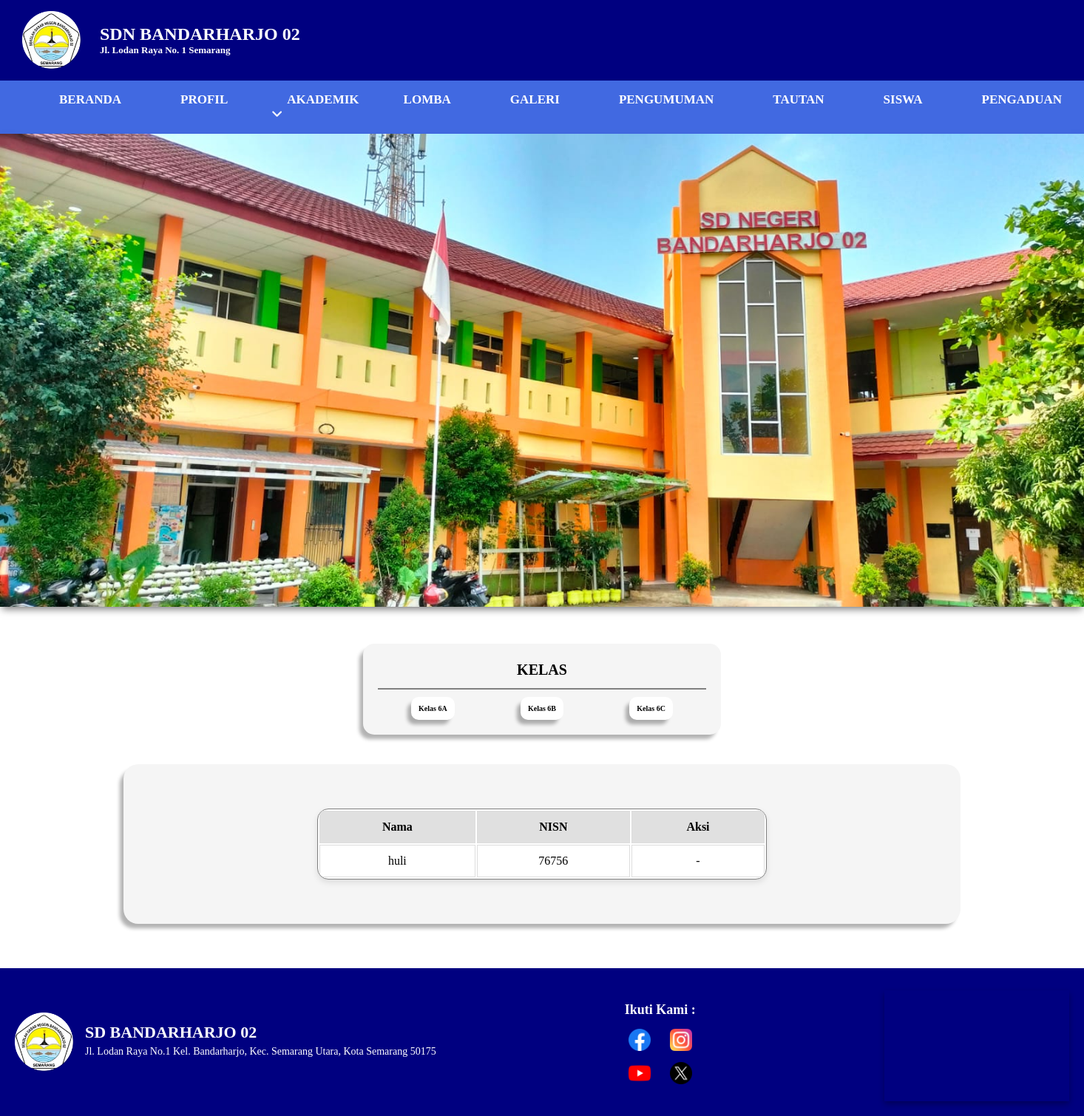
Before: /menu/siswa/kelas/kelas6.php?kelas=6C with the older database file.
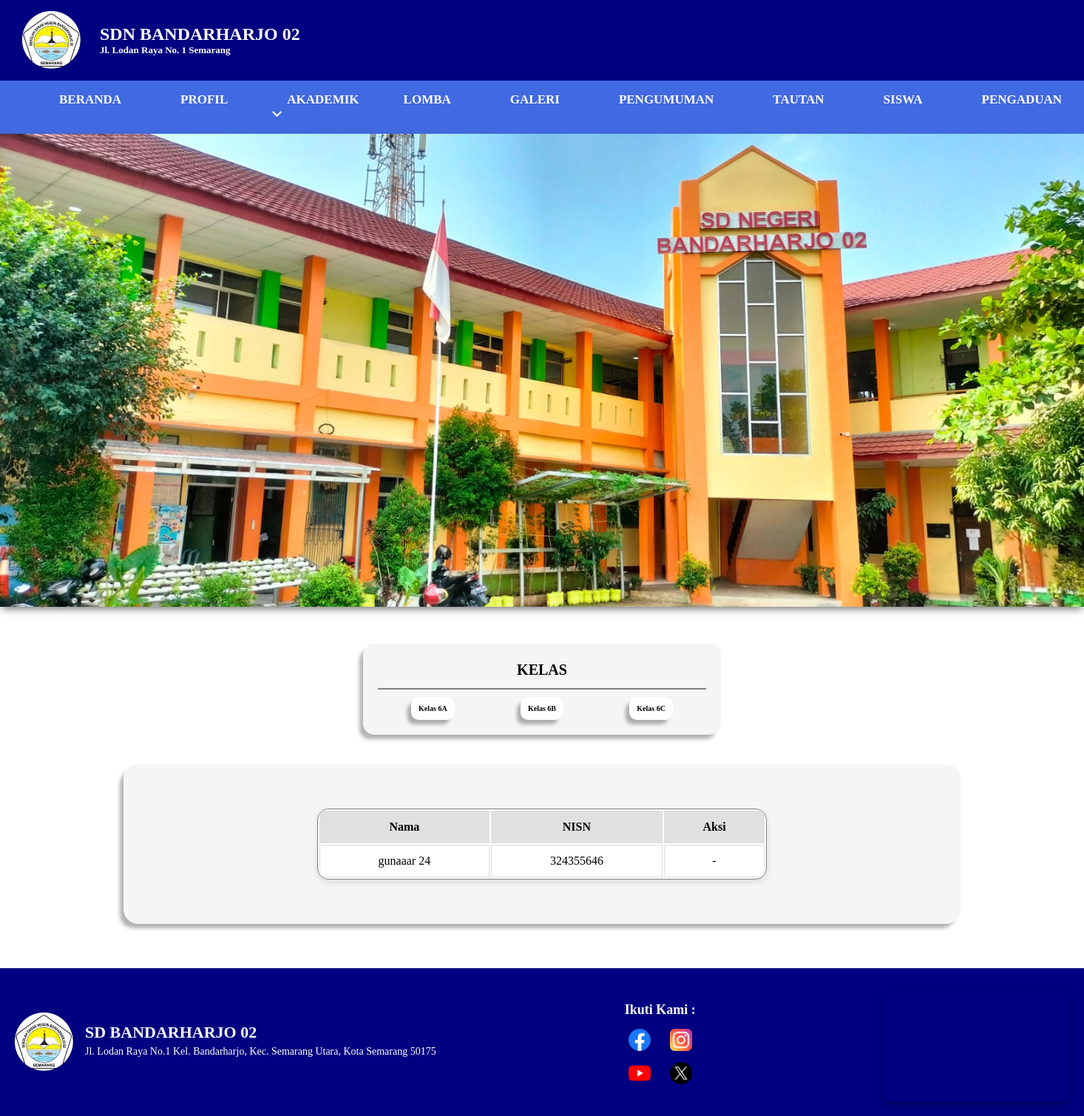
After: the same page with the newer database file.
### tables this page shows
CREATE TABLE `siswa6` (
  `id` int(255) NOT NULL,
  `nama` varchar(255) NOT NULL,
  `nisn` int(255) NOT NULL,
  `kategori` varchar(11) NOT NULL
);

### menu/siswa/kelas/kelas6.php (the view, shortened to what this page needs)
<?php
include('/bandarharjo/partials/header.php');
include('/bandarharjo/koneksi.php');
$kelas = isset($_GET['kelas']) ? $_GET['kelas'] : '6A';
$kategori = '';
if ($kelas == '6A') {
    $kategori = 'A';
} elseif ($kelas == '6B') {
    $kategori = 'B';
} elseif ($kelas == '6C') {
    $kategori = 'C';
}
$query = "SELECT * FROM siswa6 WHERE kategori='$kategori'";
$result = $conn->query($query);
?>
<link rel="stylesheet" href="/css/kelas.css">
<body>
<div class="container">
    <div class="navbar-item">
        <div class="navigation">
            <div class="title">
                <h1>KELAS</h1>
            </div>
            <div class="nav-underline"></div>
            <div class="selection">
                <div class="option" onclick="window.location.href='?kelas=6A'"><p>Kelas 6A</p></div>
                <div class="option" onclick="window.location.href='?kelas=6B'"><p>Kelas 6B</p></div>
                <div class="option" onclick="window.location.href='?kelas=6C'"><p>Kelas 6C</p></div>
            </div>
        </div>
    </div>
    <div class="table-container">
        <table>
            <thead>
                <tr>
                    <th>Nama</th>
                    <th>NISN</th>
                    <th>Aksi</th>
                </tr>
            </thead>
            <tbody>
                <?php
                if ($result->num_rows > 0) {
                    while ($siswa = $result->fetch_assoc()) {
                        echo "<tr>
                            <td>" . htmlspecialchars($siswa['nama']) . "</td>
                            <td>" . htmlspecialchars($siswa['nisn']) . "</td>
                            <td>";
                        if (isset($_SESSION['role']) && $_SESSION['role'] === 'admin') {
                            echo "
                                <div class='aksi-buttons'>
                                    <button type='button' class='btn-edit' onclick=\"showEditForm('" . addslashes($siswa['nama']) . "', '" . $siswa['nisn'] . "')\">Edit</button>
                                    <form method='POST' style='display:inline;'>
                                        <input type='hidden' name='hapus_nisn' value='" . htmlspecialchars($siswa['nisn']) . "'>
                                        <button type='submit' class='btn-hapus'>Hapus</button>
                                    </form>
                                </div>";
                        } else {
                            echo "-";
                        }
                        echo "</td></tr>";
                    }
                } else {
                    echo "<tr><td colspan='3'>Tidak ada data</td></tr>";
                }
                ?>
            </tbody>
        </table>
    </div>
</div>
<?php include '/bandarharjo/partials/footer.php'; ?>
</body>

Changed rows visible on the page:
removed siswa6: nama "huli", nisn "76756"
added siswa6: nama "gunaaar 24", nisn "324355646"
